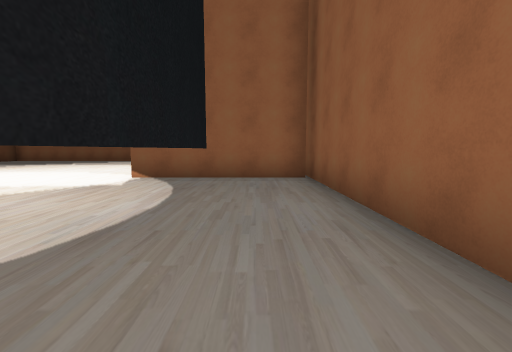
View 1 (above)

22 first-person views from a walk through a 3-D level made in the Unity game engine. The camera is 1.3 m above the floor, tilts 6° down and sees 90° across. The floor is counted in squares, 2 m on a side. Each view is taken from the middle of a square. On the plan, view 1 faces up. The plan holds only what a view shows up to about 9 squares ahead; the rest is blank. The place goes on beyond the plan. The player character is not drawn. Some surface patterns are stand-ins.

View 2
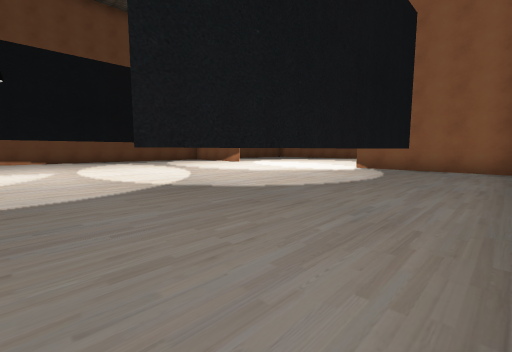

View 3
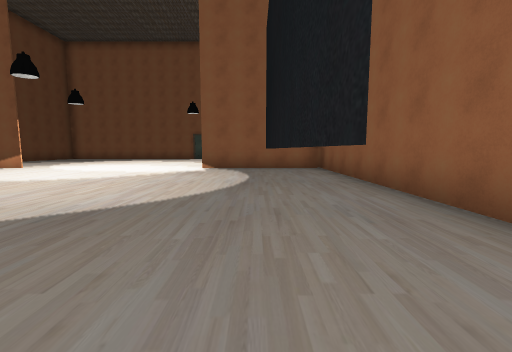

View 4
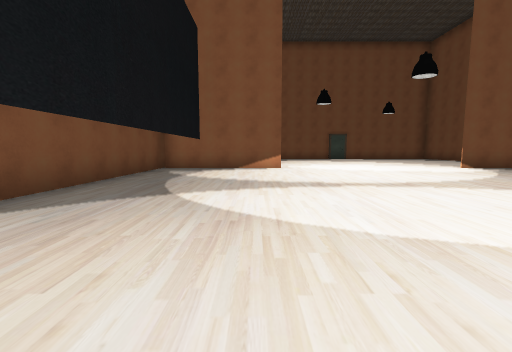

View 5
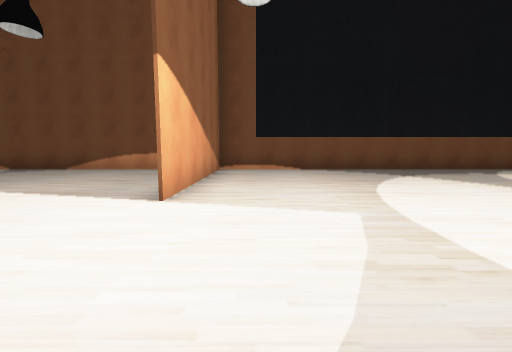

View 6
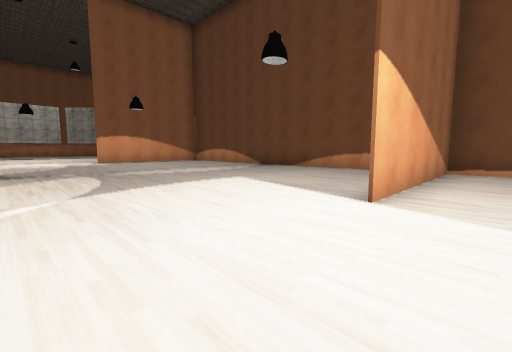

View 7
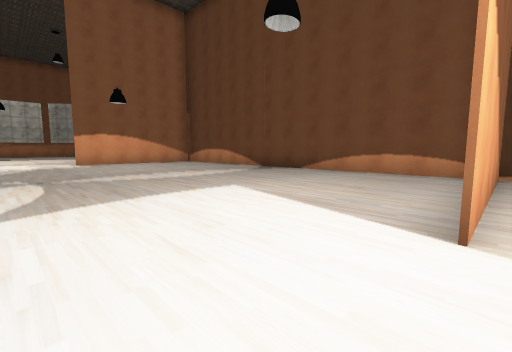

View 8
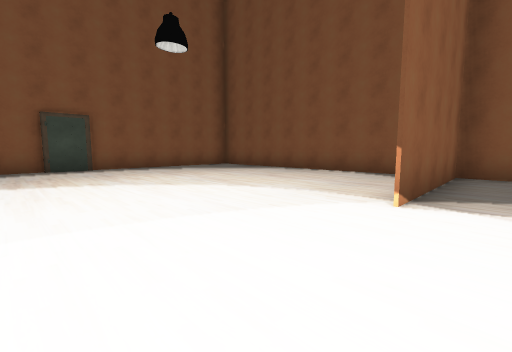

View 9
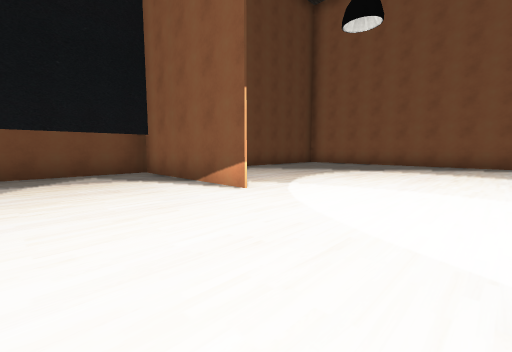

View 10
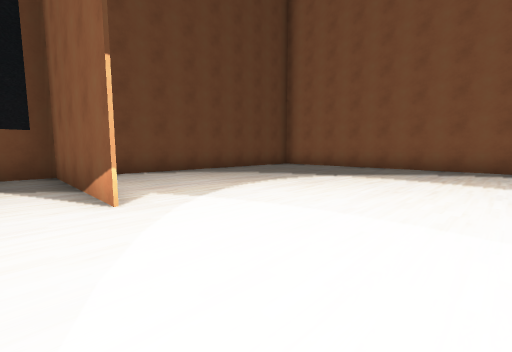

View 11
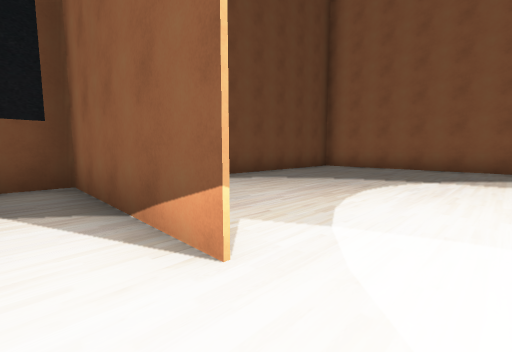

View 12
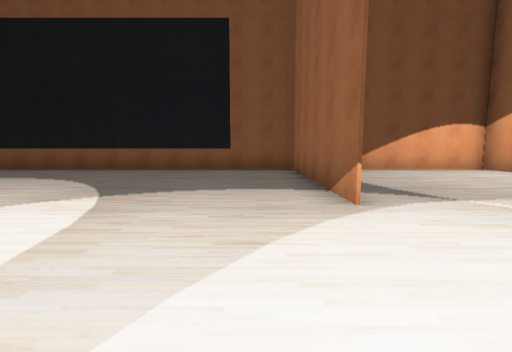

View 13
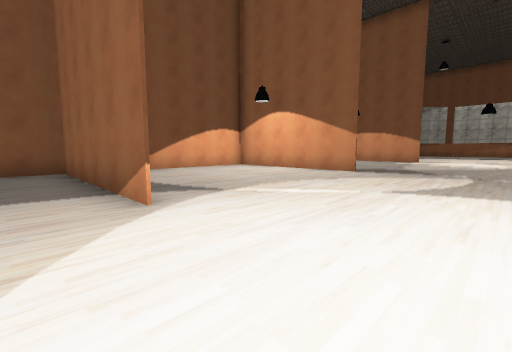

View 14
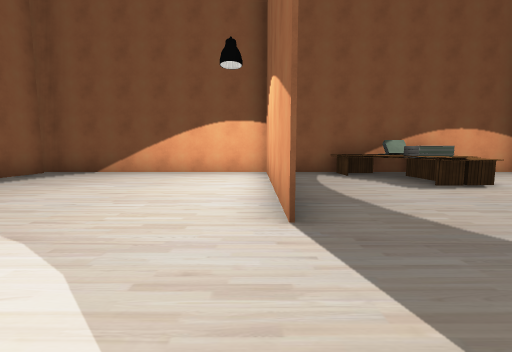

View 15
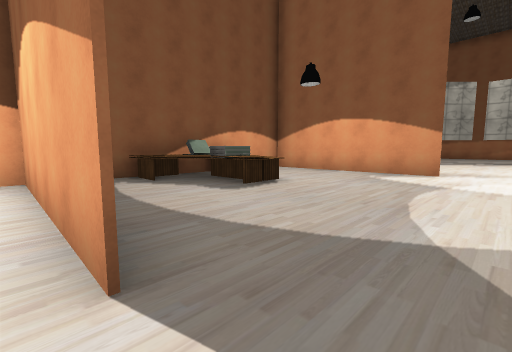

View 16
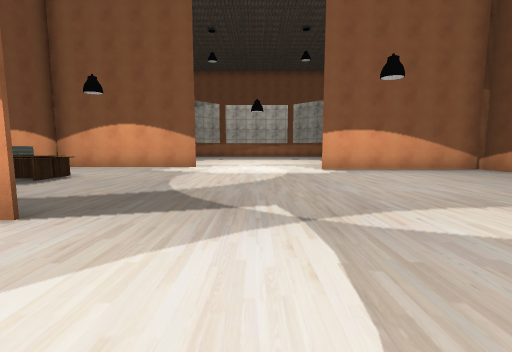

View 17
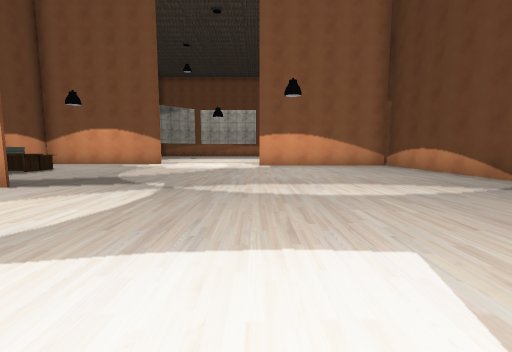

View 18
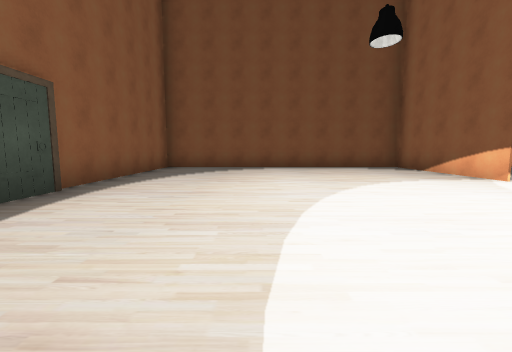

View 19
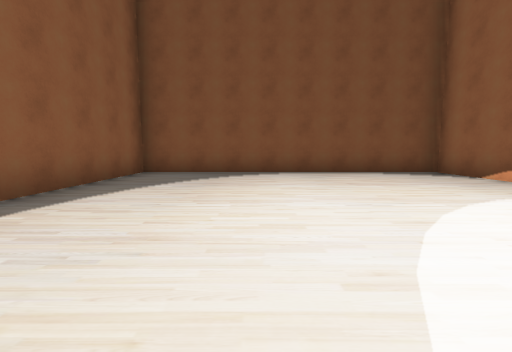

View 20
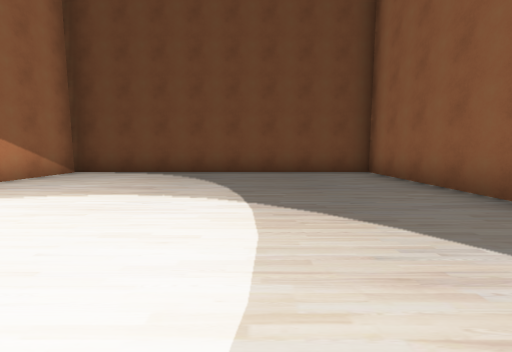

View 21
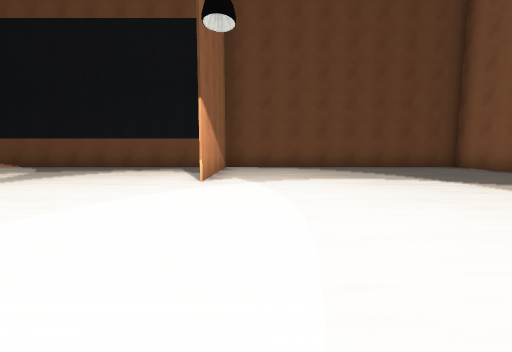

View 22
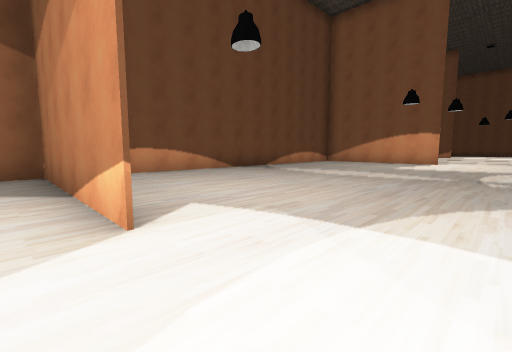

### Floor plan
Key: @ floor where view 1 was taken; # wall or solid block; . floor; T thing the floor can be seen under or through; B books; A table.
Columns run from 14 left of view 1 to 2 right of it. Each row starts with its distance up from view 1.
 15 #################
 14 #........##.....#
 13 #...............#
 12 #...............#
 11 #...............#
 10 #...............#
  9 #...............#
  8 #...............#
  7 #...............#
  6 #####.......#####
  5 #...............#
  4 #...............#
  3 #............T..#
  2 #............T..#
  1 #............T..#
  0 #............T@.#
 -1 #............T..#
 -2 #............T..#
 -3 #...............#
 -4 ######....#######
 -5 #...............#
 -6 #...............#
 -7 #...............#
 -8 #...............#
 -9 #...............#
-10 #..........######
-11 #...............#
-12 #..............##
-13 #.............BA
-14 #............BBB
-15 #.............A##
-16 ######..........#
-17 #..........######

Where each view was taken, in squares from view 1:
view 1: 0 up, 0 right, facing up
view 2: 3 down, 1 right, facing up-left
view 3: 3 down, 1 left, facing up
view 4: 3 down, 10 left, facing up
view 5: 3 down, 5 left, facing left
view 6: 3 down, 5 left, facing down-left
view 7: 4 down, 6 left, facing down-left
view 8: 5 up, 6 left, facing up-right
view 9: 3 up, 6 left, facing up-left
view 10: 5 up, 6 left, facing up-left
view 11: 5 up, 8 left, facing up-left
view 12: 3 down, 7 left, facing right
view 13: 3 down, 7 left, facing down-right
view 14: 10 down, 6 left, facing right
view 15: 10 down, 5 left, facing down-right
view 16: 8 down, 6 left, facing down
view 17: 6 down, 8 left, facing down
view 18: 11 up, 8 left, facing right
view 19: 11 up, 6 left, facing right
view 20: 11 up, 6 left, facing left
view 21: 7 up, 4 left, facing left
view 22: 17 down, 6 left, facing up-left
